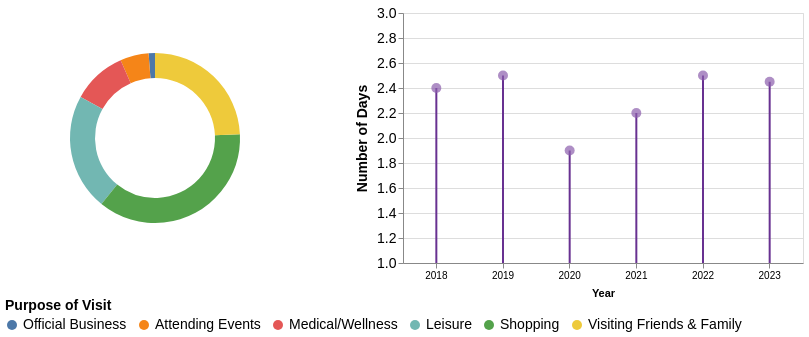

The Vega-Lite source for this figure:
### Vega-Lite specification from a JSON file in a GitHub repository (floating-point values rounded to 4 significant figures)
{"$schema": "https://vega.github.io/schema/vega-lite/v5.json", "hconcat": [{"width": 300, "height": 250, "data": {"values": [{"Category": "Official Business", "Value": 1.2}, {"Category": "Attending Events", "Value": 5.4}, {"Category": "Medical/Wellness", "Value": 10.3}, {"Category": "Leisure", "Value": 22.1}, {"Category": "Shopping", "Value": 36.4}, {"Category": "Visiting Friends & Family", "Value": 24.2}]}, "encoding": {"color": {"field": "Category", "type": "nominal", "scale": {"domain": ["Official Business", "Attending Events", "Medical/Wellness", "Leisure", "Shopping", "Visiting Friends & Family"]}, "legend": {"title": "Purpose of Visit", "titleFontSize": 14, "labelFontSize": 14, "orient": "bottom", "offset": 0}}, "theta": {"field": "Value", "type": "quantitative"}, "tooltip": [{"field": "Category", "title": "Purpose of Visit"}, {"field": "Value", "title": "Percentage", "format": ".1f"}]}, "mark": {"type": "arc", "innerRadius": 60, "outerRadius": 85}}, {"description": "Lollipop chart showing days data for each year", "data": {"values": [{"year": 2018, "days": 2.4}, {"year": 2019, "days": 2.5}, {"year": 2020, "days": 1.9}, {"year": 2021, "days": 2.2}, {"year": 2022, "days": 2.5}, {"year": 2023, "days": 2.45}]}, "layer": [{"mark": {"type": "rule", "strokeWidth": 2, "color": "#683191"}, "encoding": {"x": {"field": "year", "type": "ordinal"}, "y": {"field": "days", "type": "quantitative", "scale": {"domain": [1, 3], "nice": false, "tickCount": 5}}}}, {"mark": {"type": "circle", "filled": true, "size": 100, "color": "#8b5ead"}, "encoding": {"x": {"field": "year", "type": "ordinal"}, "y": {"field": "days", "type": "quantitative"}, "tooltip": [{"field": "year", "type": "ordinal", "title": "Year"}, {"field": "days", "type": "quantitative", "title": "Number of Days"}]}}], "encoding": {"x": {"field": "year", "type": "ordinal", "axis": {"title": "Year", "labelAngle": 0, "titlePadding": 7}}, "y": {"field": "days", "type": "quantitative", "axis": {"title": "Number of Days", "titlePadding": 7, "titleFontSize": 14, "labelFontSize": 14}}}, "width": 400, "height": 250}], "spacing": 50}
